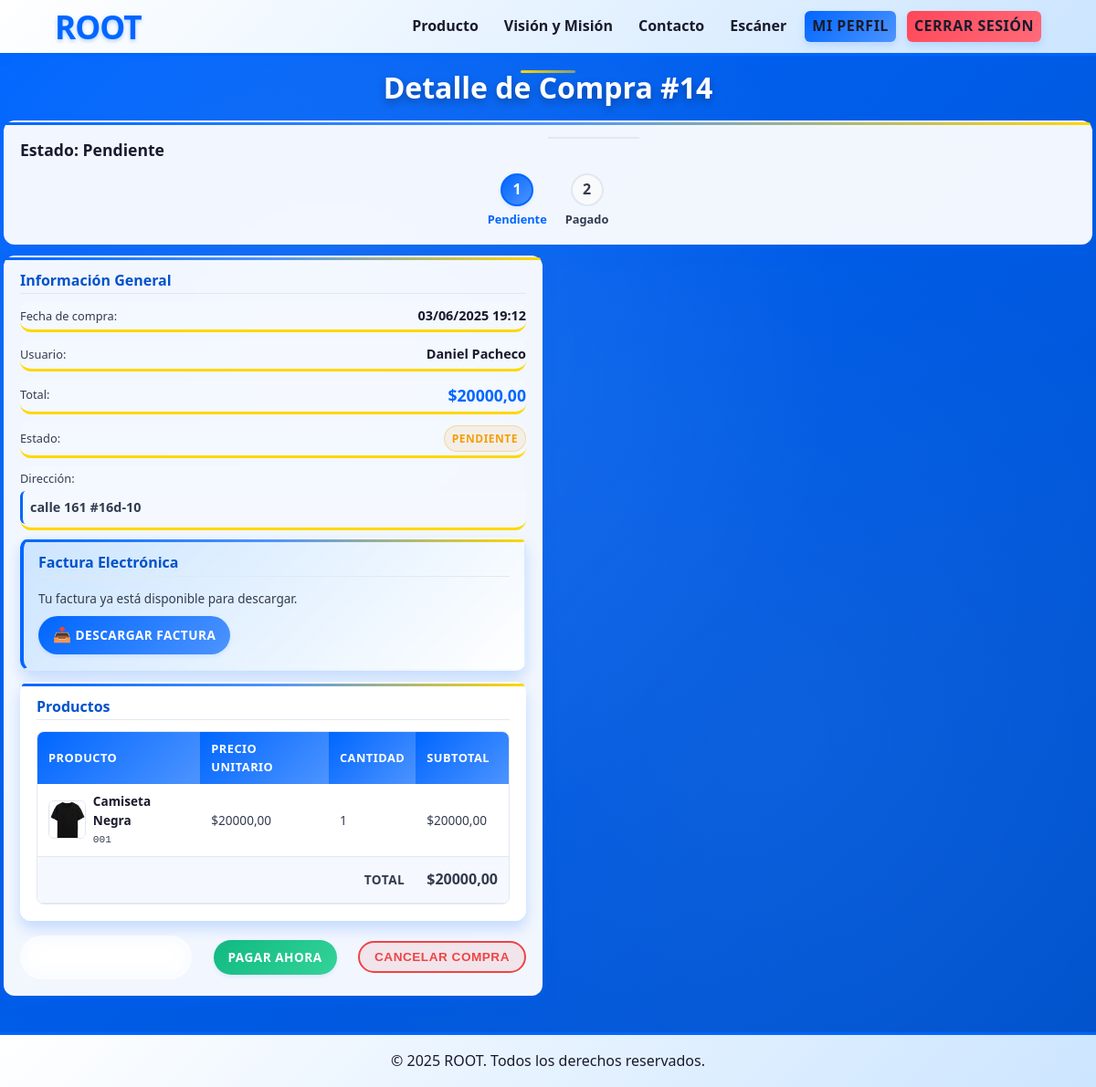
/facturas/14/ (signed in), run on the app's committed database.
### pagos/models.py (models this page shows, shortened)
class Compra(models.Model):
    ESTADO_CHOICES = (("pendiente", "Pendiente"),("pagado", "Pagado"),("enviado", "Enviado"),("entregado", "Entregado"),("cancelado", "Cancelado"))
    usuario = models.ForeignKey(settings.AUTH_USER_MODEL,on_delete=models.CASCADE, related_name="compras")
    fecha_compra = models.DateTimeField(auto_now_add=True)
    estado = models.CharField(max_length=20,choices=ESTADO_CHOICES,default="pendiente")
    total = models.DecimalField(max_digits=10, decimal_places=2)
    direccion_entrega = models.TextField(blank=True, default="")
    codigo_seguimiento = models.CharField(max_length=50, blank=True, default="")

class DetalleCompra(models.Model):
    compra = models.ForeignKey(Compra, on_delete=models.CASCADE, related_name="detalles")
    producto = models.ForeignKey(Producto, on_delete=models.CASCADE)
    cantidad = models.PositiveIntegerField(default=1)
    precio_unitario = models.DecimalField(max_digits=10, decimal_places=2)
    @property
    def subtotal(self):
        return self.cantidad * self.precio_unitario

### usuarios/models.py (models this page shows, shortened)
class Usuario(AbstractUser):
    foto = models.ImageField(upload_to="perfiles/", default="perfiles/default.png", verbose_name="Foto de perfil")
    telefono = models.CharField(max_length=15, blank=True, verbose_name="Teléfono")
    direccion = models.TextField(blank=True, verbose_name="Dirección")
    fecha_nacimiento = models.DateField(blank=True, null=True, verbose_name="Fecha de nacimiento")
    id_documento = models.CharField(max_length=20, blank=True, verbose_name="Documento de identidad")
    preferencias_notificacion = models.BooleanField(default=True, verbose_name="Recibir notificaciones")
    class Meta:
        verbose_name = "Usuario"
        verbose_name_plural = "Usuarios"

### productos/models.py (models this page shows, shortened)
class Producto(models.Model):
    nombre = models.CharField(max_length=200)
    codigo = models.CharField(max_length=50, unique=True)
    descripcion = models.TextField(blank=True, default="")
    precio = models.DecimalField(max_digits=10, decimal_places=2)
    stock = models.PositiveIntegerField(default=0)
    imagen = models.ImageField(upload_to="productos/", blank=True, null=True)
    categoria = models.ForeignKey(Categoria,on_delete=models.SET_NULL,blank=True,null=True,related_name="productos")
    fecha_creacion = models.DateTimeField(auto_now_add=True)
    fecha_actualizacion = models.DateTimeField(auto_now=True)
    class Meta:
        verbose_name = "Producto"
        verbose_name_plural = "Productos"

### facturas/views.py (the view)
# urls.py: path("<int:compra_id>/", views.detalle_compra, name="detalle_compra"),
@login_required
def detalle_compra(request: HttpRequest, compra_id: int) -> HttpResponse:
    compra = get_object_or_404(Compra, id=compra_id, usuario=request.user)
    try:
        factura = compra.factura
    except Factura.DoesNotExist:
        factura = None
    return render(request, "facturas/detalle_compra.html", {"compra": compra,"factura": factura})

### facturas/templates/facturas/detalle_compra.html (shortened to what this page needs)
{% extends "core/base.html" %}
{% load static %}
{% block extra_css %}
<link rel="stylesheet" href="{% static 'css/facturas.css' %}">
{% endblock %}
{% block content %}
<section id="detalle-compra" class="detalle-compra-section">
    <div class="container">
        <h2>Detalle de Compra #{{ compra.id }}</h2>
        <div class="estado-compra estado-{{ compra.estado }}">
            <div class="estado-titulo">Estado: {{ compra.get_estado_display }}</div>
            <div class="progreso-estado">
                <div class="paso-estado {% if compra.estado == 'pendiente' or compra.estado == 'pagado' %}activo{% endif %}">
                    <div class="numero-paso">1</div>
                    <div class="texto-paso">Pendiente</div>
                </div>
                <div class="linea-estado"></div>
                <div class="paso-estado {% if compra.estado == 'pagado' %}activo{% endif %}">
                    <div class="numero-paso">2</div>
                    <div class="texto-paso">Pagado</div>
                </div>
            </div>
        </div>
<div class="info-compra">
    <div class="seccion-info">
        <h3>Información General</h3>
        <div class="info-grid">
            <div class="info-item">
                <div class="info-label">Fecha de compra:</div>
                <div class="info-valor">{{ compra.fecha_compra|date:"d/m/Y H:i" }}</div>
            </div>
            <div class="info-item">
                <div class="info-label">Usuario:</div>
                <div class="info-valor">{{ compra.usuario.get_full_name|default:compra.usuario.username }}</div>
            </div>
            <div class="info-item">
                <div class="info-label">Total:</div>
                <div class="info-valor total">${{ compra.total|floatformat:2 }}</div>
            </div>
            <div class="info-item">
                <div class="info-label">Estado:</div>
                <div class="info-valor">
                    <span class="estado-badge estado-{{ compra.estado }}">
                        {{ compra.get_estado_display }}
                    </span>
                </div>
            </div>
            <div class="info-item direccion-item">
                <div class="info-label">Dirección:</div>
                <span class="info-valor direccion-entrega">
                    {{ compra.direccion_entrega|default:"No se ha especificado una dirección." }}
                </span>
            </div>
            {% if factura %}
            <div class="factura-container">
                <h3>Factura Electrónica</h3>
                <p>Tu factura ya está disponible para descargar.</p>
                <a href="{% url 'facturas:descargar_factura' compra.id %}" class="btn-descargar-factura">
                    <span>📥</span> Descargar Factura
                </a>
            </div>
            {% endif %}
        </div>
        <div class="seccion-productos">
            <h3>Productos</h3>
            <div class="tabla-contenedor">
                <table class="tabla-productos">
                    <thead>
                        <tr>
                            <th>Producto</th>
                            <th>Precio Unitario</th>
                            <th>Cantidad</th>
                            <th>Subtotal</th>
                        </tr>
                    </thead>
                    <tbody>
                        {% for detalle in compra.detalles.all %}
                        <tr>
                            <td>
                                <div class="producto-info">
                                    {% if detalle.producto.imagen %}
                                    <img src="{{ detalle.producto.imagen.url }}" alt="{{ detalle.producto.nombre }}" class="producto-imagen">
                                    {% endif %}
                                    <div>
                                        <div class="producto-nombre">{{ detalle.producto.nombre }}</div>
                                        <div class="producto-codigo">{{ detalle.producto.codigo }}</div>
                                    </div>
                                </div>
                            </td>
                            <td>${{ detalle.precio_unitario|floatformat:2 }}</td>
                            <td>{{ detalle.cantidad }}</td>
                            <td>${{ detalle.subtotal|floatformat:2 }}</td>
                        </tr>
                        {% endfor %}
                    </tbody>
                    <tfoot>
                        <tr>
                            <td colspan="3" class="total-label">Total</td>
                            <td class="total-valor">${{ compra.total|floatformat:2 }}</td>
                        </tr>
                    </tfoot>
                </table>
            </div>
        </div>
        <div class="acciones-compra">
            <a href="{% url 'usuarios:perfil' %}" class="btn-volver">Volver al Perfil</a>
            {% if compra.estado == 'pendiente' %}
            <a href="{% url 'pagos:seleccionar_metodo_pago' compra.id %}" class="btn-pagar">Pagar ahora</a>
            {% endif %}
            {% if compra.estado == 'pendiente' %}
            <form method="post" action="{% url 'facturas:cancelar_compra' compra.id %}" class="form-cancelar">
                <button type="submit" class="btn-cancelar">Cancelar Compra</button>
            </form>
            {% endif %}
        </div>
    </div>
</section>
{% endblock %}

### core/static/core/css/style.css (style rules this page uses)
:root { --primary-color: #0066FF; --primary-light: #4D94FF; --primary-lighter: #CCE5FF; --primary-dark: #0052CC; --primary-darker: #003D99; --text-dark: #1a1a2e; --text-medium: #333b4f; --text-light: #fff; --bg-light: #f5f9ff; --bg-dark: #003D99; --shadow-sm: 0 2px 4px rgba(0, 102, 255, 0.15); --shadow-md: 0 4px 8px rgba(0, 102, 255, 0.2); --shadow-lg: 0 8px 16px rgba(0, 102, 255, 0.25); --radius-sm: 6px; --radius-md: 12px; --radius-lg: 18px; --radius-xl: 24px; --radius-full: 50px; --transition: all 0.3s ease; --spacing-xs: 8px; --spacing-sm: 16px; --spacing-md: 10px; --spacing-lg: 32px; --spacing-xl: 20px; }
body { font-family: 'Segoe UI', Tahoma, Geneva, Verdana, sans-serif; margin: 0; padding: 0; background-color: var(--bg-light); color: var(--text-dark); line-height: 1.6; display: flex; flex-direction: column; min-height: 100vh; }
h1, h2, h3, h4, h5, h6 { font-weight: 700; line-height: 1.2; margin: 0 0 var(--spacing-sm) 0; }
.info-item { background: rgba(255, 255, 255, 0.15); padding: var(--spacing-md); border-radius: var(--radius-lg); transition: var(--transition); border-bottom: 3px solid #FFD700; }

### data on the page
Compra: id "14", estado "Pendiente", fecha_compra "03/06/2025 19:12", usuario.get_full_name "Daniel Pacheco", total "20000,00", estado "PENDIENTE", direccion_entrega "calle 161 #16d-10"
DetalleCompra: producto.imagen (picture), producto.nombre "Camiseta Negra", producto.codigo "001", precio_unitario "20000,00", cantidad "1", subtotal "20000,00"
